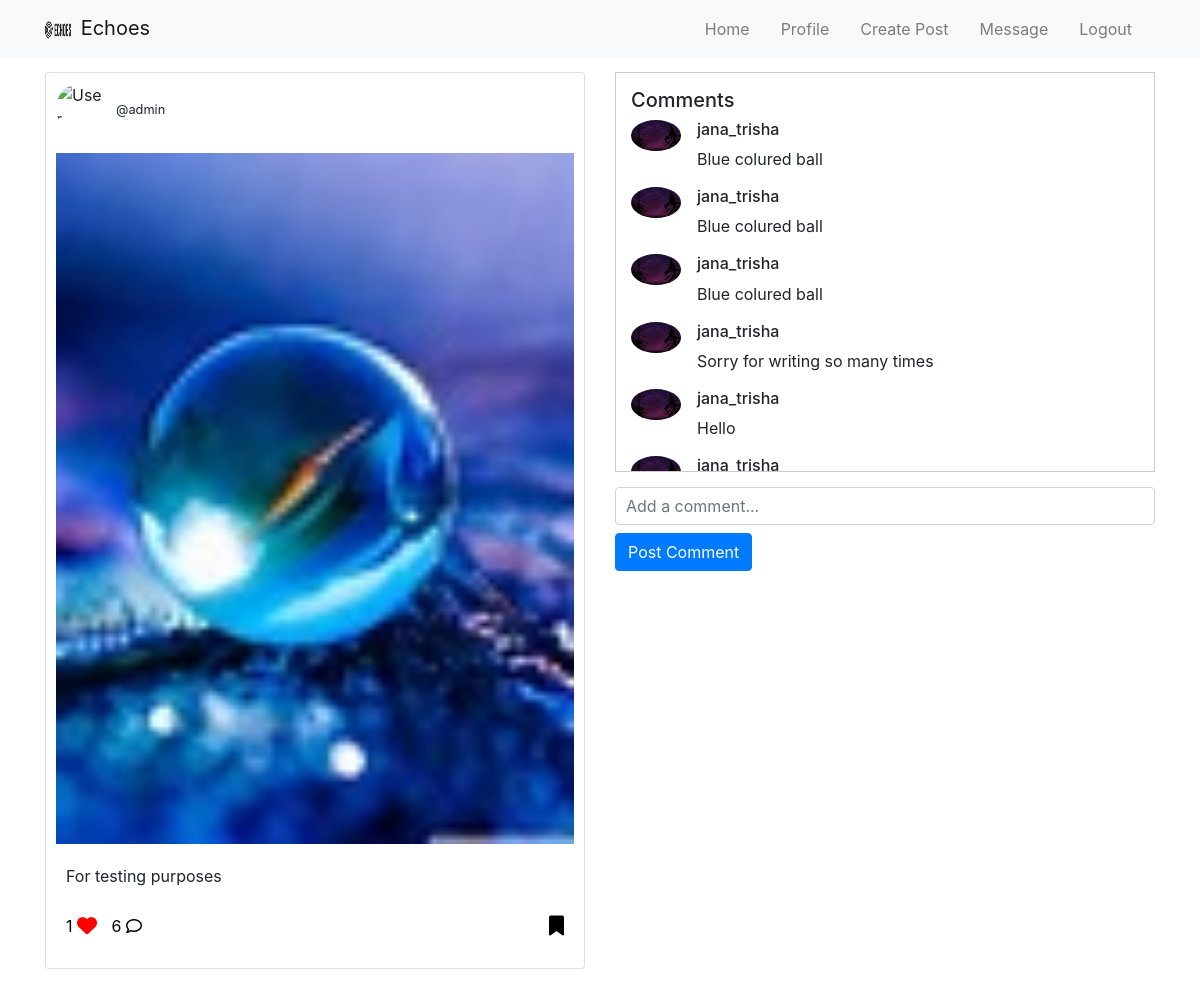
Page /posts/view-post/1/ (signed in) on the committed database.
### posts/models.py (models this page shows)
class PostModel(models.Model):
    user = models.ForeignKey(get_user_model(), on_delete=models.CASCADE, related_name="PostModel_user",null=True)
    post = models.ImageField(upload_to="posts/", blank=True, null=True)
    caption = models.TextField(null=True, blank=True)
    likes = models.ManyToManyField(get_user_model(), related_name="PostModel_likes", blank=True)
    comments = models.ManyToManyField(CommentModel, related_name="PostModel_comments", blank=True)
    updated_at = models.DateTimeField(auto_now = True)
    created_at = models.DateTimeField(auto_now_add=True,editable=False)

class CommentModel(models.Model):
    user = models.ForeignKey(get_user_model(), on_delete=models.CASCADE, related_name="CommentModel_user",null=True)
    comment = models.CharField(max_length=100,null=True, blank=True)
    updated_at = models.DateTimeField(auto_now = True)
    created_at = models.DateTimeField(auto_now_add=True,editable=False)

### userprofile/models.py (models this page shows)
class UserProfileModel(models.Model):
    user = models.OneToOneField(get_user_model(), on_delete=models.CASCADE, related_name="UserProfileModel_user",null=True)
    profile_picture = models.ImageField(upload_to="profile_pictures/", null=True, blank=True)
    bio = models.TextField(null=True, blank=True)
    updated_at = models.DateTimeField(auto_now = True)
    created_at = models.DateTimeField(auto_now_add=True,editable=False)
    def has_profile_pic(self):
        return bool(self.profile_picture and hasattr(self.profile_picture,'url'))

### posts/views.py (the view)
# urls.py: path('view-post/<int:id>/',view_post,name='view_post'),
def view_post(request,id):
    post_instance = PostModel.objects.get(id=id)
    if request.method == 'POST':
        comment_instance = CommentModel.objects.create(user=request.user, comment=request.POST.get('comment'))
        post_instance.comments.add(comment_instance)
        post_instance.save()
        redirect('view_post',id)
    return render(request, 'view_post.html', context={"request":request,"user":request.user,"post":post_instance})

### userprofile/templatetags/custom_tags.py (called while the page is built)
@register.filter
def is_liked(obj,user):
    return obj.likes.all().filter(username=user.username).exists()

@register.filter
def is_saved(obj,user):
    return user.SavedPostModel_user.posts.all().filter(id=obj.id).exists()

### posts/templates/view_post.html (shortened to what this page needs)
{% extends "base.html" %}
{% block body %}
{% include "navbar.html" %}
{% load custom_tags %}
<div class="container mt-5 pt-4">
    <div class="row">
        <div class="col-md-6">
            <div class="card">
                <div class="post-header" style="padding: 10px 10px 0px 10px;">
                    <div class="user-info">
                        {% if user.UserProfileModel_user.has_profile_pic %}
                        <img src="{{post.user.UserProfileModel_user.profile_picture.url}}" alt="User Profile">
                        {%else%}
                        <img src="" alt="User Profile">
                        {% endif %}
                        <div>
                            <small>@{{post.user.username}}</small>
                        </div>
                    </div>
                </div>
                <img src="{{post.post.url}}" style="padding: 0px 10px;" class="card-img-top post-img" alt="Post Image">
                <div class="card-body">
                    <p class="card-text">{{post.caption}}</p>
                    <div class="post-actions">
                        <a href="{% url 'post_like_view' post.id %}" class="like-btn anchor">{{post.likes.all.count}}
                            {% if post|is_liked:request.user %}
                            <i class="fa fa-heart fa-lg" aria-hidden="true" style="color: red;"></i>
                            {% else %}
                            <i class="fa fa-heart-o fa-lg" aria-hidden="true"></i>
                            {% endif %}
                        </a>
                        <a class="comment-btn anchor" style="padding-left: 10px;">{{post.comments.all.count}} <i class="fa fa-comment-o" aria-hidden="true"></i></i></a>
                        <a href="{% url 'post_save_view' post.id %}" class="like-btn anchor" style="float: inline-end;">
                            {% if post|is_saved:request.user %}
                            <i class="fa fa-bookmark fa-lg" aria-hidden="true" style="color: black;"></i>
                            {% else %}
                            <i class="fa fa-bookmark-o fa-lg" aria-hidden="true"></i>
                            {% endif %}
                        </a>
                    </div>
                </div>
            </div>
        </div>
        <div class="col-md-6">
            <div class="comment-section">
                <h5>Comments</h5>
                {% for comment in post.comments.all %}
                <div class="media mb-3">
                    {% if user.UserProfileModel_user.has_profile_pic %}
                    <img src="{{comment.user.UserProfileModel_user.profile_picture.url}}" class="mr-3 rounded-circle" alt="User Image" width="50">
                    {% else %}
                    <img src="" class="mr-3 rounded-circle" alt="User Image" width="50">
                    {% endif %}
                    <div class="media-body">
                        <h6 class="mt-0">{{comment.user.username}}</h6>
                        {{comment.comment}}
                    </div>
                </div>
                {% endfor %}
            </div>
            <form method="post">
            <input type="text" class="form-control comment-input" placeholder="Add a comment..." name="comment">
            <button class="btn btn-primary mt-2" type="submit">Post Comment</button>
        </form>
        </div>
    </div>
</div>
{% endblock %}

### userprofile/templates/base.html (shortened to what this page needs)
<!DOCTYPE html>
<html lang="en">
<head>
    <link href="https://maxcdn.bootstrapcdn.com/bootstrap/4.5.2/css/bootstrap.min.css" rel="stylesheet">
</head>
<body>
    {% block body %}{% endblock %}
</body>
</html>

### userprofile/templates/navbar.html (shortened to what this page needs)
<nav class="navbar navbar-expand-lg navbar-light bg-light fixed-top">
    <div class="container">
        <a class="navbar-brand" href="{% url 'home_view' %}">
            <img src="/media/posts/logo.png" alt="Logo"> Echoes
        </a>
        <div class="collapse navbar-collapse" id="navbarNav">
            <ul class="navbar-nav ml-auto">
                <li class="navbar-item">
                    <a class="nav-link" href="{% url 'home_view' %}">Home</a>
                </li>
                <li class="navbar-item">
                    <a class="nav-link" href="{% url 'profile_view' request.user.username %}">Profile</a>
                </li>
                <li class="navbar-item">
                    <a class="nav-link" href="{% url 'create_post_view' %}">Create Post</a>
                </li>
                <li class="navbar-item">
                    <a class="nav-link" href="{% url 'message_view' %}">Message</a>
                </li>
                <li class="navbar-item">
                    <a class="nav-link" href="{% url 'logout_view' %}">Logout</a>
                </li>
            </ul>
        </div>
    </div>
</nav>

### userprofile/templates/styles.html (style rules this page uses)
.navbar-brand img { width: 30px; height: 30px; }
.navbar-item { margin-right: 15px; }
.post-img { width: 100%; height: auto; }
.post-actions { padding: 10px 0; }
.comment-section { height: 400px; overflow-y: scroll; border: 1px solid #ccc; padding: 15px; }
.comment-input { width: 100%; padding: 10px; margin-top: 15px; }
.anchor { text-decoration: none; color: black; }
.post-header { display: flex; align-items: center; margin-bottom: 20px; }
.user-info { display: flex; align-items: center; }
.user-info img { border-radius: 50%; width: 50px; height: 50px; margin-right: 10px; }

### rows in the picture
PostModel: user.username "admin", post (picture), caption "For testing purposes", likes.all.count "1", comments.all.count "6"
CommentModel: user.UserProfileModel_user.profile_picture (picture), user.username "jana_trisha", comment "Blue colured ball"
CommentModel: user.UserProfileModel_user.profile_picture (picture), user.username "jana_trisha", comment "Blue colured ball"
CommentModel: user.UserProfileModel_user.profile_picture (picture), user.username "jana_trisha", comment "Blue colured ball"
CommentModel: user.UserProfileModel_user.profile_picture (picture), user.username "jana_trisha", comment "Sorry for writing so many times"
CommentModel: user.UserProfileModel_user.profile_picture (picture), user.username "jana_trisha", comment "Hello"
CommentModel: user.UserProfileModel_user.profile_picture (picture), user.username "jana_trisha"
